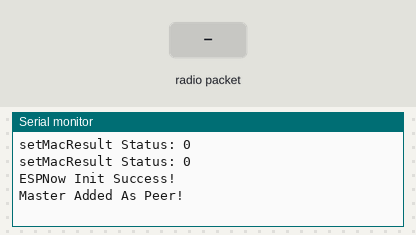
A sketch run on a simulated ESP32. Shown: the last lines printed to the serial monitor. Inputs (shaded band) come from the test bench.

Above: at 1.2 s.
1.3 s: radio packet "1" arrives
At 2.5 s:
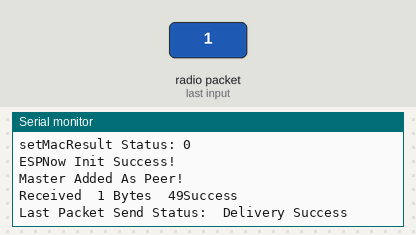
2.8 s: radio packet "0" arrives
At 3.7 s:
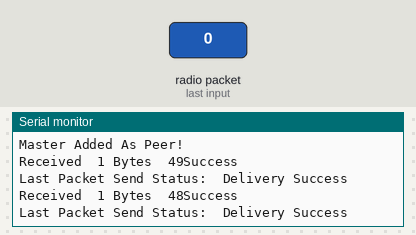
4.3 s: radio packet "2" arrives
At 4.8 s:
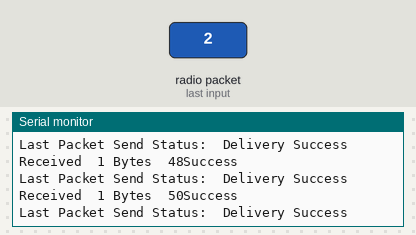

Measured:
- after the input at 1.3 s, the serial monitor: prints a new line at once (image 1)
- after the input at 2.8 s, the serial monitor: prints a new line at once (image 2)
- after the input at 4.3 s, the serial monitor: prints a new line at once (image 3)

The sketch:

Slave.ino
```cpp
#include <Arduino.h>
#include <esp_now.h>
#include <WiFi.h>
#include <esp_wifi.h> //NEED THIS TO COMPILE

#define WIFI_CHANNEL 1
const uint8_t slaveCustomMac[] = {0xB7, 0xE6, 0x2D, 0xB2, 0x1B, 0x36};  //Custom mac address for This Slave Device
const uint8_t masterCustomMac[] = {0x30, 0xAE, 0xA4, 0x89, 0x92, 0x71}; //Custom mac address for The Master Device
esp_now_peer_info_t master;
const esp_now_peer_info_t *masterNode = &master;
const byte maxDataFrameSize = 200;
uint8_t dataToSend[maxDataFrameSize];
byte cnt=0;
esp_err_t sendResult;
/* -----------------Declarations-----------------*/
void OnDataRecv(const uint8_t *mac_addr, const uint8_t *data, int data_len);
void OnDataSent(const uint8_t *mac_addr, esp_now_send_status_t status);

void initVariant()
{
	WiFi.mode(WIFI_MODE_STA);                                                             // WIFI_STA Mode
	esp_err_t setMacResult = esp_wifi_set_mac(ESP_IF_WIFI_STA, &slaveCustomMac[0]);       // #include <esp_wifi.h> required to compile this line
	Serial.print("setMacResult Status: "); Serial.println(setMacResult);
}

void addMasterAsPeer()
{
	memcpy( &master.peer_addr, &masterCustomMac, 6 );
	master.channel = WIFI_CHANNEL;
	master.encrypt = 0;
	if( esp_now_add_peer(masterNode) == ESP_OK)
	{
		Serial.println("Master Added As Peer!");
	}
}

void setup()
{
	Serial.begin(115200);
	Serial.print("\r\n\r\n");
	initVariant();
	WiFi.disconnect();
	if(esp_now_init() == ESP_OK)
	{
		Serial.println("ESPNow Init Success!");
	}
	else
	{
		Serial.println("ESPNow Init Failed....");
	}
	addMasterAsPeer();

	esp_now_register_recv_cb(OnDataRecv);
	esp_now_register_send_cb(OnDataSent);

}

void loop()
{
	yield();
}

void OnDataRecv(const uint8_t *mac_addr, const uint8_t *data, int data_len)
{
	Serial.printf("\r\nReceived\t%d Bytes\t%d", data_len, data[0]);
	memcpy( dataToSend, data, data_len );

	sendResult = esp_now_send(master.peer_addr, dataToSend, maxDataFrameSize);
	if (sendResult == ESP_OK) {
		Serial.println("Success");
	} else if (sendResult == ESP_ERR_ESPNOW_NOT_INIT) {
		// How did we get so far!!
		Serial.println("ESPNOW not Init.");
	} else if (sendResult == ESP_ERR_ESPNOW_ARG) {
		Serial.println("Invalid Argument");
	} else if (sendResult == ESP_ERR_ESPNOW_INTERNAL) {
		Serial.println("Internal Error");
	} else if (sendResult == ESP_ERR_ESPNOW_NO_MEM) {
		Serial.println("ESP_ERR_ESPNOW_NO_MEM");
	} else if (sendResult == ESP_ERR_ESPNOW_NOT_FOUND) {
		Serial.println("Peer not found.");
	}
	else if (sendResult == ESP_ERR_ESPNOW_IF) {
		Serial.println("Interface Error.");
	}   else {
		Serial.printf("\r\nNot sure what happened\t%d", sendResult);
	}
}

void OnDataSent(const uint8_t *mac_addr, esp_now_send_status_t status)
{
	Serial.print("\r\nLast Packet Send Status:\t");
	Serial.print(status == ESP_NOW_SEND_SUCCESS ? "Delivery Success" : "Delivery Fail");
}
```
